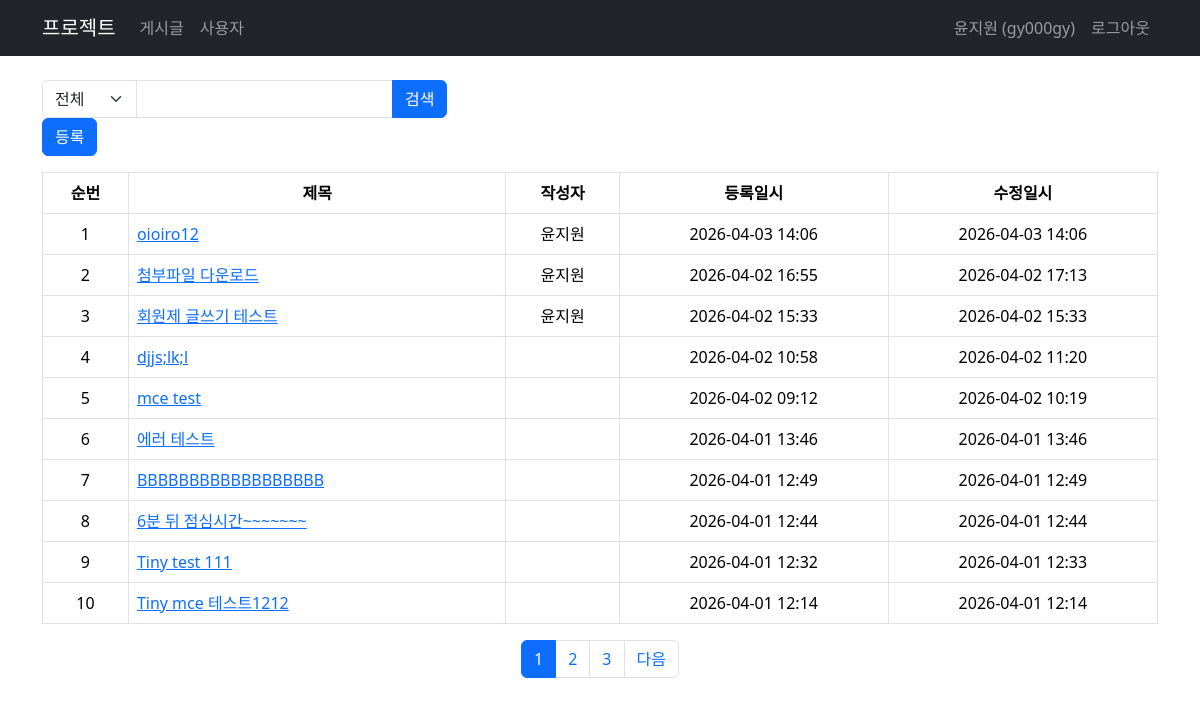
Before: /posts/ (signed in) with the older database file.
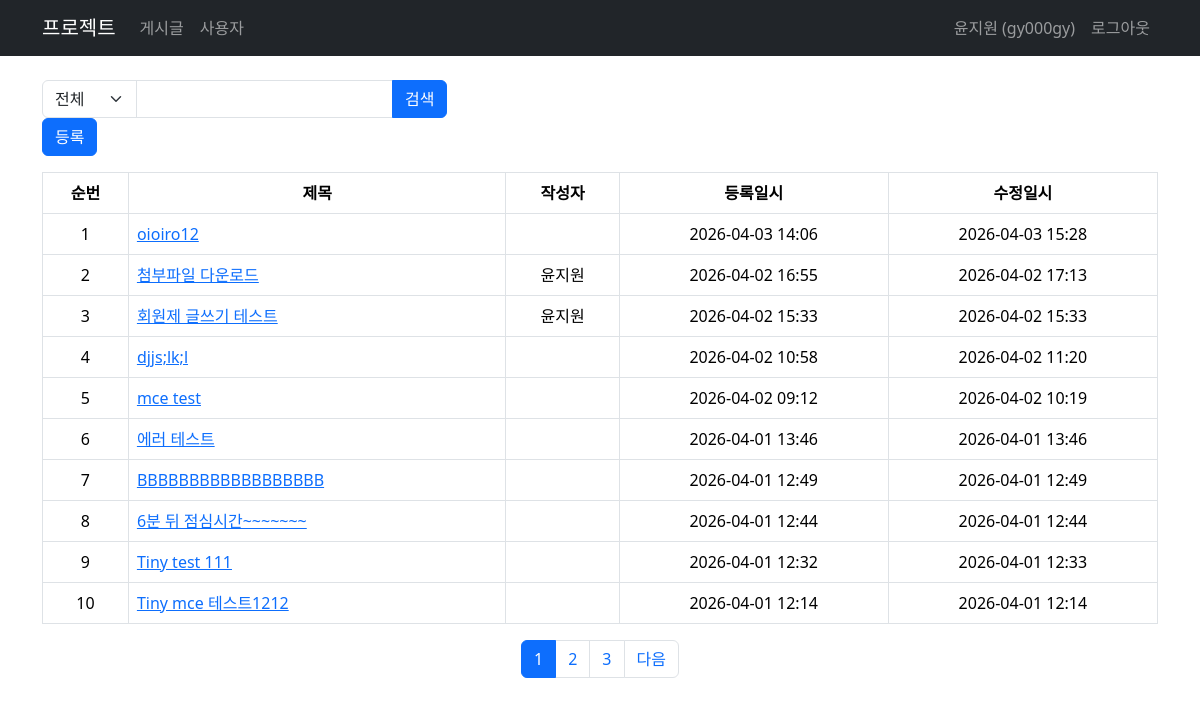
After: the same page with the newer database file.
### posts/models.py (models this page shows, shortened)
class Posts(models.Model):
    title=models.CharField(verbose_name="제목", max_length=100)
    content=models.TextField(verbose_name="내용")
    username=models.CharField(verbose_name="작성자", max_length=10)
    filename=models.CharField(verbose_name="파일명", max_length=100, null=True, blank=True)
    original_filename=models.CharField(verbose_name="원본파일명", max_length=100, null=True, blank=True)
    created_by = models.ForeignKey(User, on_delete=models.CASCADE, verbose_name="작성자",
                                   null=True, blank=True, related_name="posts_created_by")
    updated_by = models.ForeignKey(User, on_delete=models.CASCADE, verbose_name="수정자",
                                   null=True, blank=True, related_name="posts_updated_by")
    created_at=models.DateTimeField(verbose_name="작성일시", auto_now_add=True)
    updated_at=models.DateTimeField(verbose_name="수정일시", auto_now=True)
    class Meta:
        db_table="posts"
        verbose_name="게시글"
        verbose_name_plural="게시글 목록"

### posts/views.py (the view, shortened to what this page needs)
# urls.py: path('', views.get_posts, name='list'),
@login_required(login_url='auth:login')
def get_posts(request):
    page = request.GET.get('page', '1')
    posts = Posts.objects.all().order_by('-created_at')
    searchType = request.GET.get('searchType')
    searchKeyword = request.GET.get('searchKeyword')
    paginator = Paginator(posts, 10)
    page_obj = paginator.get_page(page)
    start_index = paginator.count - (paginator.per_page * (page_obj.number - 1))
    for index, _ in enumerate(page_obj, start=0):
        page_obj[index].index_number = start_index - index
    return render(request, 'posts/list.html', {
        'posts' : page_obj,
        'searchType' : searchType,
        'searchKeyword' : searchKeyword
    })

### templates/posts/list.html (shortened to what this page needs)
{% extends "../base.html" %}
{% block content %}
<div class="row">
    <div class="col-12">
        <div class="d-flex justify-content-between">
            <form method="GET">
                <div class="input-group">
                    <select name="searchType" class="form-select w-auto">
                        <option value="all" {% if searchType == 'all' %}selected{% endif %}>전체</option>
                    </select>
                    <input type="text" name="searchKeyword" class="form-control w-auto" value="{{ searchKeyword|default_if_none:''}}">
                    <button type="submit" class="btn btn-primary">검색</button>
                </div>
            </form>
        </div>
        <div>
            <a href="{% url 'posts:create' %}" class="btn btn-primary">등록</a>
        </div>
    </div>
</div>
<div class="row">
    <div class="col-12">
        <div class="table-responsive">
        <table class="table table-bordered mt-3">
            <thead>
                <tr class="text-center">
                    <th>순번</th>
                    <th>제목</th>
                    <th>작성자</th>
                    <th>등록일시</th>
                    <th>수정일시</th>
                </tr>
            </thead>
            <tbody>
                {% for post in posts %}
                <tr>
                    <td class="text-center">{{ forloop.counter }}</td>
                    <td><a href="{% url 'posts:read' post_id=post.id %}">{{ post.title}}</a></td>
                    <td class="text-center">{{ post.created_by.first_name }}</td>
                    <td class="text-center">{{ post.created_at | date:"Y-m-d H:i" }}</td>
                    <td class="text-center">{{ post.updated_at | date:"Y-m-d H:i" }}</td>
                </tr>
            {% endfor %}
            </tbody>
        </table>
    </div>
    </div>
</div>
<div class="row">
    <div class="col-12">
        <div>
            <nav aria-label="Page navigation">
                <ul class="pagination justify-content-center">
                    {% for page_number in posts.paginator.page_range %}
                        {% if page_number >= posts.number|add:-5 and page_number <= posts.number|add:5 %}
                            <li class="page-item {% if page_number == posts.number %}active{% endif %}">
                            <a class="page-link" href="{% url 'posts:list' %}?page={{ page_number }}">
                                {{ page_number }}
                            </a>
                        </li>
                    {% endif %}
                {% endfor %}
                {% if posts.has_next %}
                    <li class="page-item">
                        <a class="page-link" href="?page={{ posts.next_page_number }}">다음</a>
                    </li>
                {% endif %}
                </ul>
            </nav>
        </div>
    </div>
</div>
{% endblock %}

Changed rows visible on the page:
changed Posts "oioiro12": updated_at "2026-04-03 14:06" → "2026-04-03 15:28"; created_by.first_name "윤지원" → (not shown)
